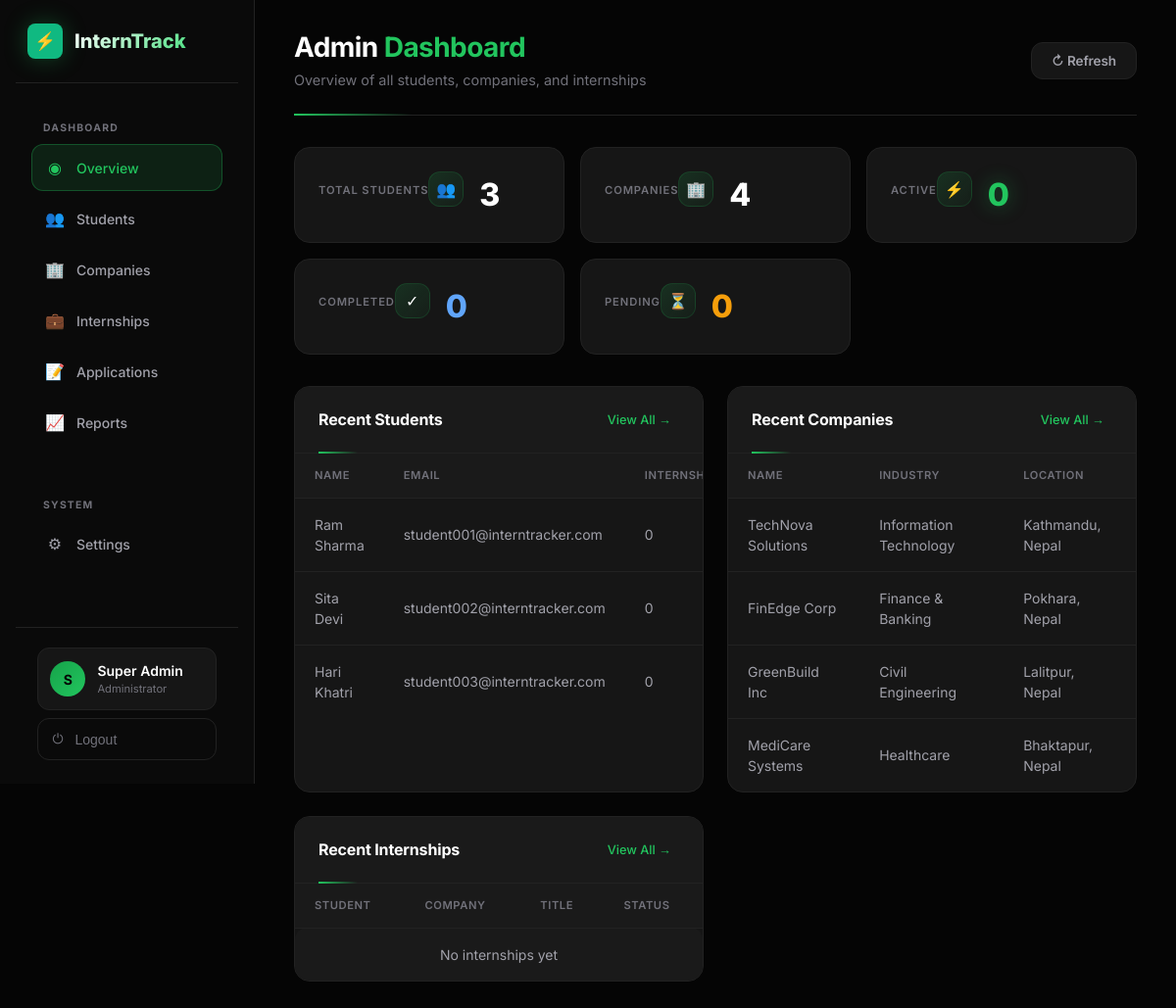
The app's page /php/admin_dashboard.php (signed in) with its own data.
### tables this page shows
CREATE TABLE IF NOT EXISTS users (
  id INT AUTO_INCREMENT PRIMARY KEY,
  username VARCHAR(80) NOT NULL UNIQUE,
  email VARCHAR(150) NOT NULL UNIQUE,
  password_hash VARCHAR(255) NOT NULL,
  role ENUM('admin', 'student') DEFAULT 'student',
  full_name VARCHAR(150) NOT NULL,
  company_id INT DEFAULT NULL,
  FOREIGN KEY (company_id) REFERENCES companies(id) ON DELETE SET NULL,
  created_at TIMESTAMP DEFAULT CURRENT_TIMESTAMP,
  updated_at TIMESTAMP DEFAULT CURRENT_TIMESTAMP ON UPDATE CURRENT_TIMESTAMP,
  is_active TINYINT(1) DEFAULT 1,
  last_login TIMESTAMP NULL,
  INDEX idx_email (email),
  INDEX idx_role (role),
  INDEX idx_company (company_id)
);

CREATE TABLE IF NOT EXISTS companies (
  id INT AUTO_INCREMENT PRIMARY KEY,
  name VARCHAR(200) NOT NULL,
  industry VARCHAR(100),
  website VARCHAR(255),
  location VARCHAR(200),
  contact_person VARCHAR(150),
  contact_email VARCHAR(150),
  contact_phone VARCHAR(30),
  description TEXT,
  status VARCHAR(20) DEFAULT 'active',
  created_at TIMESTAMP DEFAULT CURRENT_TIMESTAMP,
  INDEX idx_name (name),
  INDEX idx_status (status)
);

### php/config.php (called while the page is built, shortened)
<?php
function e(string $str): string {
    return htmlspecialchars($str, ENT_QUOTES | ENT_HTML5, 'UTF-8');
}
function requireAuth(): array {
    return $_SESSION['user'];
}

### php/admin_dashboard.php (the view, shortened to what this page needs)
<?php
require_once __DIR__ . '/config.php';
$user = requireAuth();
$db = Database::getConnection();
$totalStudents = $db->query("SELECT COUNT(*) as c FROM users WHERE role = 'student'")->fetch()['c'] ?? 0;
$totalCompanies = $db->query("SELECT COUNT(*) as c FROM companies")->fetch()['c'] ?? 0;
$activeInternships = $db->query("SELECT COUNT(*) as c FROM internships WHERE status = 'ongoing'")->fetch()['c'] ?? 0;
$completedInternships = $db->query("SELECT COUNT(*) as c FROM internships WHERE status = 'completed'")->fetch()['c'] ?? 0;
$pendingApps = $db->query("SELECT COUNT(*) as c FROM internships WHERE status = 'applied'")->fetch()['c'] ?? 0;
$recentStudents = $db->query("SELECT u.id, u.full_name, u.email, u.created_at, (SELECT COUNT(*) FROM internships WHERE student_id = u.id) as internship_count FROM users u WHERE u.role = 'student' ORDER BY u.created_at DESC LIMIT 5")->fetchAll();
$recentCompanies = $db->query("SELECT * FROM companies ORDER BY created_at DESC LIMIT 5")->fetchAll();
$recentInternships = $db->query("
    SELECT i.*, u.full_name as student_name, c.name as company_name
    FROM internships i
    LEFT JOIN users u ON i.student_id = u.id
    LEFT JOIN companies c ON i.company_id = c.id
    ORDER BY i.created_at DESC LIMIT 5
")->fetchAll();
?>
<!DOCTYPE html>
<html lang="en" data-theme="dark">
<head>
  <link rel="stylesheet" href="../css/style.css">
</head>
<body>
<div class="admin-layout">
  <aside class="sidebar">
    <div class="sidebar-logo">
      <div class="logo-icon">⚡</div>
      <span class="logo-text">InternTrack</span>
    </div>
    <div class="nav-section">
      <div class="nav-label">Dashboard</div>
      <nav class="nav-menu">
        <a href="admin_dashboard.php" class="nav-item active"><span class="icon">◉</span> Overview</a>
        <a href="admin_students.php" class="nav-item"><span class="icon">👥</span> Students</a>
        <a href="admin_companies.php" class="nav-item"><span class="icon">🏢</span> Companies</a>
        <a href="admin_internships.php" class="nav-item"><span class="icon">💼</span> Internships</a>
        <a href="admin_applications.php" class="nav-item"><span class="icon">📝</span> Applications</a>
        <a href="admin_reports.php" class="nav-item"><span class="icon">📈</span> Reports</a>
      </nav>
    </div>
    <div class="nav-section">
      <div class="nav-label">System</div>
      <nav class="nav-menu">
        <a href="#" class="nav-item"><span class="icon">⚙</span> Settings</a>
      </nav>
    </div>
    <div class="sidebar-footer">
      <div class="user-chip">
        <div class="user-avatar"><?= strtoupper(substr($user['full_name'],0,1)) ?></div>
        <div class="user-info">
          <div class="user-name"><?= e($user['full_name']) ?></div>
          <div class="user-role">Administrator</div>
        </div>
      </div>
      <button class="logout-btn" onclick="handleLogout()"><span class="icon">⏻</span> Logout</button>
    </div>
  </aside>
  <main class="main-content">
    <div class="page-header">
      <div>
        <h1 class="page-title">Admin <span>Dashboard</span></h1>
        <p class="page-subtitle">Overview of all students, companies, and internships</p>
      </div>
      <div class="header-actions">
        <button class="btn btn-secondary" onclick="location.reload()">↻ Refresh</button>
      </div>
    </div>
    <div class="stats-grid">
      <div class="stat-card">
        <div class="stat-header">
          <span class="stat-label">Total Students</span>
          <div class="stat-icon">👥</div>
        </div>
        <div class="stat-value"><?= $totalStudents ?></div>
      </div>
      <div class="stat-card">
        <div class="stat-header">
          <span class="stat-label">Companies</span>
          <div class="stat-icon">🏢</div>
        </div>
        <div class="stat-value"><?= $totalCompanies ?></div>
      </div>
      <div class="stat-card">
        <div class="stat-header">
          <span class="stat-label">Active</span>
          <div class="stat-icon">⚡</div>
        </div>
        <div class="stat-value active"><?= $activeInternships ?></div>
      </div>
      <div class="stat-card">
        <div class="stat-header">
          <span class="stat-label">Completed</span>
          <div class="stat-icon">✓</div>
        </div>
        <div class="stat-value" style="color:#60A5FA"><?= $completedInternships ?></div>
      </div>
      <div class="stat-card">
        <div class="stat-header">
          <span class="stat-label">Pending</span>
          <div class="stat-icon">⏳</div>
        </div>
        <div class="stat-value" style="color:#F59E0B"><?= $pendingApps ?></div>
      </div>
    </div>
    <div class="dashboard-grid">
      <div class="dash-card">
        <div class="dash-card-header">
          <h3 class="dash-card-title">Recent Students</h3>
          <a href="admin_students.php" class="dash-card-link">View All →</a>
        </div>
        <div class="dash-card-body">
          <table class="data-table">
            <thead><tr><th>Name</th><th>Email</th><th>Internships</th></tr></thead>
            <tbody>
              <?php if($recentStudents): foreach($recentStudents as $s): ?>
              <tr><td><?= e($s['full_name']) ?></td><td><?= e($s['email']) ?></td><td><?= $s['internship_count'] ?></td></tr>
              <?php endforeach; else: ?>
              <tr><td colspan="3" class="empty-message">No students yet</td></tr>
              <?php endif; ?>
            </tbody>
          </table>
        </div>
      </div>
      <div class="dash-card">
        <div class="dash-card-header">
          <h3 class="dash-card-title">Recent Companies</h3>
          <a href="admin_companies.php" class="dash-card-link">View All →</a>
        </div>
        <div class="dash-card-body">
          <table class="data-table">
            <thead><tr><th>Name</th><th>Industry</th><th>Location</th></tr></thead>
            <tbody>
              <?php if($recentCompanies): foreach($recentCompanies as $c): ?>
              <tr><td><?= e($c['name']) ?></td><td><?= e($c['industry'] ?? '-') ?></td><td><?= e($c['location'] ?? '-') ?></td></tr>
              <?php endforeach; else: ?>
              <tr><td colspan="3" class="empty-message">No companies yet</td></tr>
              <?php endif; ?>
            </tbody>
          </table>
        </div>
      </div>
      <div class="dash-card">
        <div class="dash-card-header">
          <h3 class="dash-card-title">Recent Internships</h3>
          <a href="admin_internships.php" class="dash-card-link">View All →</a>
        </div>
        <div class="dash-card-body">
          <table class="data-table">
            <thead><tr><th>Student</th><th>Company</th><th>Title</th><th>Status</th></tr></thead>
            <tbody>
              <?php if($recentInternships): foreach($recentInternships as $i): ?>
              <tr><td><?= e($i['student_name'] ?? '-') ?></td><td><?= e($i['company_name'] ?? '-') ?></td><td><?= e($i['title']) ?></td><td><span class="status-badge <?= $i['status'] ?>"><?= e($i['status']) ?></span></td></tr>
              <?php endforeach; else: ?>
              <tr><td colspan="4" class="empty-message">No internships yet</td></tr>
              <?php endif; ?>
            </tbody>
          </table>
        </div>
      </div>
      </div>
  </main>
</div>
</body>
</html>

### records on screen
users: full_name "Ram Sharma", email "student001@interntracker.com", internship_count "0"
users: full_name "Sita Devi", email "student002@interntracker.com", internship_count "0"
users: full_name "Hari Khatri", email "student003@interntracker.com", internship_count "0"
companies: name "TechNova Solutions", industry "Information Technology", location "Kathmandu, Nepal"
companies: name "FinEdge Corp", industry "Finance & Banking", location "Pokhara, Nepal"
companies: name "GreenBuild Inc", industry "Civil Engineering", location "Lalitpur, Nepal"
companies: name "MediCare Systems", industry "Healthcare", location "Bhaktapur, Nepal"

### other values on screen
substr($user['full_name'],0,1) "S"
$user['full_name'] "Super Admin"
$totalStudents "3"
$totalCompanies "4"
$activeInternships "0"
$completedInternships "0"
$pendingApps "0"
